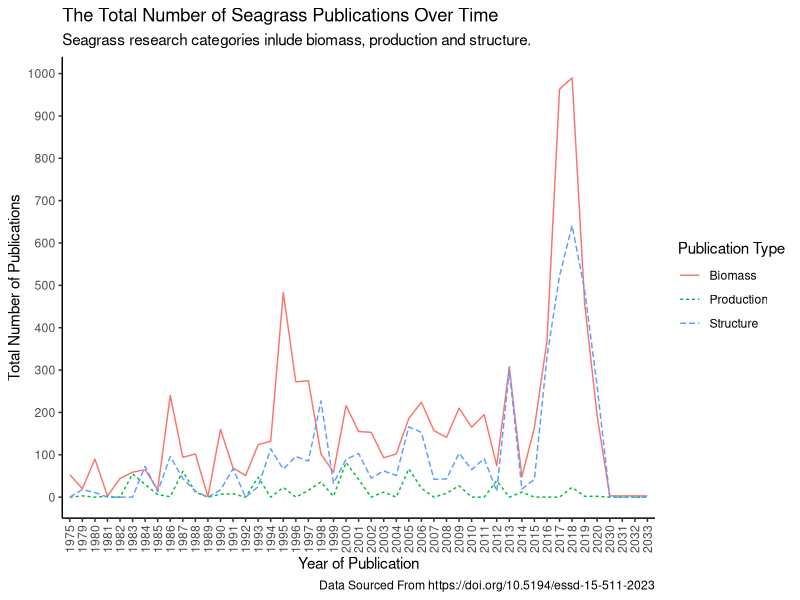
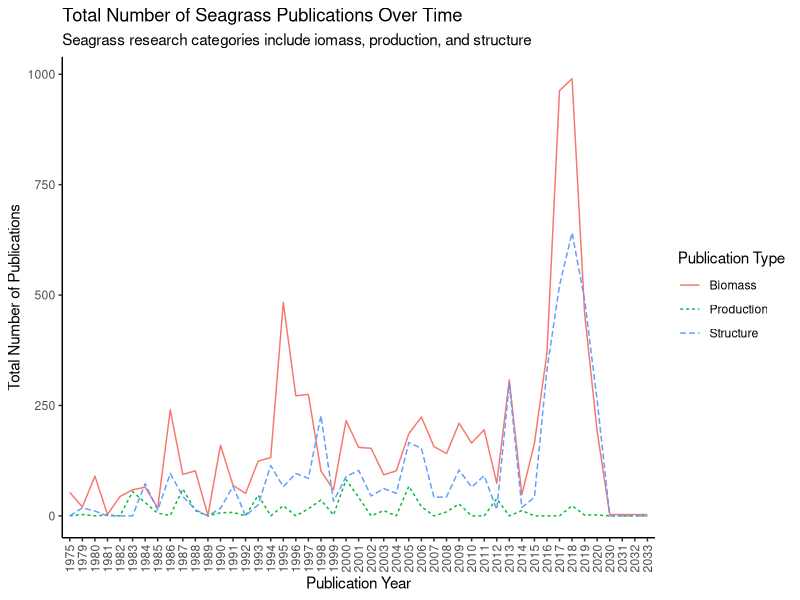

These charts were generated, in order, by the following R code:
## ---- chunk 1
knitr::opts_chunk$set(echo = TRUE)
## ---- chunk 2
library(tidyverse)
## ---- chunk 3
seagrass<-read.csv("../data/SeagrassPubs.csv")
## ---- chunk 4
head(seagrass)
summary(seagrass)
glimpse(seagrass)
## ---- chunk 5
# Extract author and year from reference column and create new data frame with these two variables separated.
seagrass1 <- seagrass %>% 
  mutate(Author = str_extract(string = Reference, pattern = "(?<=,\\s).+"),
         PubYear = str_extract(string = Reference, pattern = "[0-9]+")) %>% 
  select(Author:PubYear)
# Combine the Column for publication year to the original data frame using cbind function.
Pubyear = seagrass1$PubYear
seagrass2 <- cbind(seagrass, Pubyear)
## ---- chunk 6
biomass<-seagrass2 %>% # Create new data frame and select which data frame to pull data from.
  group_by(Pubyear) %>% # Group publications by year.
  select(Pubyear, Seagr.biom.above.dm..g.m..2.) %>% # Select which 2 variables we are interested in using to tally.
   drop_na(Seagr.biom.above.dm..g.m..2.) %>% # Remove na values to only count the years with publications.
    tally()
colnames(biomass) <- c("Pubyear", "tally1")

biomass1<-seagrass2 %>% # Create new data frame and select which data frame to pull data from.
  group_by(Pubyear) %>%  # Group publications by year.
  select(Pubyear, Seagr.biom.below.dm..g.m..2.) %>% # Select which 2 variables we are interested in using to tally.
  drop_na(Seagr.biom.below.dm..g.m..2.) %>% # Remove na values to only count the years with publications.
    tally()
colnames(biomass1) <- c("Pubyear", "tally2")

biomass2<-seagrass2 %>% # Create new data frame and select which data frame to pull data from.
  group_by(Pubyear) %>%  # Group publications by year.
  select(Pubyear, Seagr.biom.tot.dm..g.m..2.) %>% # Select which 2 variables we are interested in using to tally.
  drop_na(Seagr.biom.tot.dm..g.m..2.) %>% # Remove na values to only count the years with publications.
    tally()
colnames(biomass2) <- c("Pubyear", "tally3")


# Organise data into one dataframe.

TBmass1 <- biomass %>%
  full_join(biomass1) # Combine tally columns for biomass and biomass1 into one dataframe.


TBmass2 <- TBmass1 %>%
  full_join(biomass2)  # Combine tally columns for TBmass1 and biomass2 into one dataframe. That puts all three tally columns into one dataframe.



TBmass2$tally1<-as.numeric(TBmass2$tally1) # Make tally1 numeric.
TBmass2$tally2<-as.numeric(TBmass2$tally2) # Make tally2 numeric.
TBmass2$tally3<-as.numeric(TBmass2$tally3) # Make tally3 numeric.

TBmass2[is.na(TBmass2)] <- 0 # Make all NA values equal 0

TBmass2$TotalBiomass<-rowSums(TBmass2[ , c("tally1", "tally2", "tally3")]) # Create new variable TotalBiomass that calculates the sum for each row for each publication year.

## ---- chunk 7
Structure1<-seagrass2 %>% # Create new data frame and select which data frame to pull data from.
  group_by(Pubyear) %>% # Group publications by year.
  select(Pubyear, Seagr.cov....) %>% # Select which 2 variables we are interested in using to tally.
   drop_na(Seagr.cov....) %>% # Remove na values to only count the years with publications.
    tally()
colnames(Structure1) <- c("Pubyear", "tally1")

Structure2<-seagrass2 %>% # Create new data frame and select which data frame to pull data from.
  group_by(Pubyear) %>%  # Group publications by year.
  select(Pubyear, Seagr.shoot.dens....m..2.) %>% # Select which 2 variables we are interested in using to tally.
  drop_na(Seagr.shoot.dens....m..2.) %>% # Remove na values to only count the years with publications.
    tally()
colnames(Structure2) <- c("Pubyear", "tally2")

Structure3<-seagrass2 %>% # Create new data frame and select which data frame to pull data from.
  group_by(Pubyear) %>%  # Group publications by year.
  select(Pubyear, Seagr.leaf.dens....m..2.) %>% # Select which 2 variables we are interested in using to tally.
  drop_na(Seagr.leaf.dens....m..2.) %>% # Remove na values to only count the years with publications.
    tally()
colnames(Structure3) <- c("Pubyear", "tally3")



# Organise data into one dataframe.

TStructure1 <- Structure1 %>%
  full_join(Structure2) # Combine tally columns for Structure1 and Structure2 into one dataframe.


TStructure2 <- TStructure1 %>%
  full_join(Structure3)  # Combine tally columns for TStructure1 and Structure3 into one dataframe. That puts all three tally columns into one dataframe.



TStructure2$tally1<-as.numeric(TStructure2$tally1) # Make tally1 numeric.
TStructure2$tally2<-as.numeric(TStructure2$tally2) # Make tally2 numeric.
TStructure2$tally3<-as.numeric(TStructure2$tally3) # Make tally3 numeric.

TStructure2[is.na(TStructure2)] <- 0 # Make all NA values equal 0

TStructure2$TotalStructure<-rowSums(TStructure2[ , c("tally1", "tally2", "tally3")]) # Create new variable TotalBiomass that calculates the sum for each row for each publication year.

## ---- chunk 8
Production1<-seagrass2 %>% #Create new data frame and select which data frame to pull data from.
  group_by(Pubyear) %>% # Group publications by year.
  select(Pubyear, Seagr.prod.above.dm..g.m..2.day.) %>% # Select which 2 variables we are interested in using to tally.
   drop_na(Seagr.prod.above.dm..g.m..2.day.) %>% # Remove na values to only count the years with publications.
    tally()
colnames(Production1) <- c("Pubyear", "tally1")

Production2<-seagrass2 %>% #Create new data frame and select which data frame to pull data from.
  group_by(Pubyear) %>%  # Group publications by year.
  select(Pubyear, Seagr.prod.below.dm..g.m..2.day.) %>% # Select which 2 variables we are interested in using to tally.
  drop_na(Seagr.prod.below.dm..g.m..2.day.) %>% # Remove na values to only count the years with publications.
    tally()
colnames(Production2) <- c("Pubyear", "tally2")

Production3<-seagrass2 %>% #Create new data frame and select which data frame to pull data from.
  group_by(Pubyear) %>%  # Group publications by year.
  select(Pubyear, Seagr.prod.total.dm..g.m..2.day.) %>% # Select which 2 variables we are interested in using to tally.
  drop_na(Seagr.prod.total.dm..g.m..2.day.) %>% # Remove na values to only count the years with publications.
    tally()
colnames(Production3) <- c("Pubyear", "tally3")




# Organise data into one dataframe.

TProduction1 <- Production1 %>%
  full_join(Production2) # Combine tally columns for Structure1 and Structure2 into one dataframe.


TProduction2 <- TProduction1 %>%
  full_join(Production3)  # Combine tally columns for TStructure1 and Structure3 into one dataframe. That puts all three tally columns into one dataframe.



TProduction2$tally1<-as.numeric(TProduction2$tally1) # Make tally1 numeric.
TProduction2$tally2<-as.numeric(TProduction2$tally2) # Make tally2 numeric.
TProduction2$tally3<-as.numeric(TProduction2$tally3) # Make tally3 numeric.

TProduction2[is.na(TProduction2)] <- 0 # Make all NA values equal 0

TProduction2$TotalProduction<-rowSums(TProduction2[ , c("tally1", "tally2", "tally3")]) # Create new variable TotalBiomass that calculates the sum for each row for each publication year.


## ---- chunk 9

df_new <- 
  left_join(TBmass2, TStructure2, by = 'Pubyear') %>% 
  mutate(Pubyear = replace_na(Pubyear, 0))

df_new2 <- 
  left_join(df_new, TProduction2, by = 'Pubyear') %>% 
  mutate(Pubyear = replace_na(Pubyear, 0))

summary(df_new2)


# Remove unwanted variables.
df_new2 <- subset(df_new2, select = -(tally1))
df_new2 <- subset(df_new2, select = -(tally2))
df_new2 <- subset(df_new2, select = -(tally3))
df_new2 <- subset(df_new2, select = -(tally1.x))
df_new2 <- subset(df_new2, select = -(tally1.y))
df_new2 <- subset(df_new2, select = -(tally2.x))
df_new2 <- subset(df_new2, select = -(tally2.y))
df_new2 <- subset(df_new2, select = -(tally3.x))
df_new2 <- subset(df_new2, select = -(tally3.y))

TotalData <- df_new2
TotalData[is.na(TotalData)] <- 0 # Make all NA values equal 0

summary(TotalData)
view(TotalData)
## ---- chunk 10
FinalData <- TotalData |> 
  pivot_longer(
    cols = TotalBiomass:TotalProduction,
    names_to = "PublicationType",
    values_to = "value"
  )
## ---- chunk 11

ggplot(FinalData, aes(x = Pubyear, y = value, group = PublicationType, linetype = PublicationType, colour = PublicationType)) + 
  geom_line() +
  theme_classic() +
  labs(
    title = "The Total Number of Seagrass Publications Over Time", # Label title.
    subtitle = "Seagrass research categories inlude biomass, production and structure.", # Create a subtitle.
    x = "Year of Publication", y = "Total Number of Publications", # Create axes labels.
     linetype = "Publication Type", color = "Publication Type",  # Adjust legend title. 
    caption = "Data Sourced From https://doi.org/10.5194/essd-15-511-2023" # Create caption title.
  ) + 
  scale_colour_discrete(labels = c("Biomass", "Production", "Structure")) +
  scale_linetype_discrete(labels = c("Biomass", "Production", "Structure")) +
  scale_y_continuous(breaks = seq(0, 1000, by = 100)) +
  theme(axis.text.x = element_text(angle = 90, vjust = 0.5, hjust=1))

# ggsave("Seagrass_plot.pdf") # Save plot as a pdf.


## ---- chunk 12
TotalData %>%
  pivot_longer(cols = -Pubyear) %>%
  ggplot(aes(x = Pubyear, y = value, group = name, linetype = name, color = name)) + 
  geom_line() + 
  theme_classic() +
  labs(
    title = "Total Number of Seagrass Publications Over Time",
    subtitle = "Seagrass research categories include iomass, production, and structure",
    x = "Publication Year", y = "Total Number of Publications",
    linetype = "Publication Type", color = "Publication Type"
  ) +
  scale_color_discrete(labels = c("Biomass", "Production", "Structure")) +
  scale_linetype_discrete(labels = c("Biomass", "Production", "Structure")) +
  theme(axis.text.x = element_text(angle = 90, vjust = 0.5, hjust=1))
